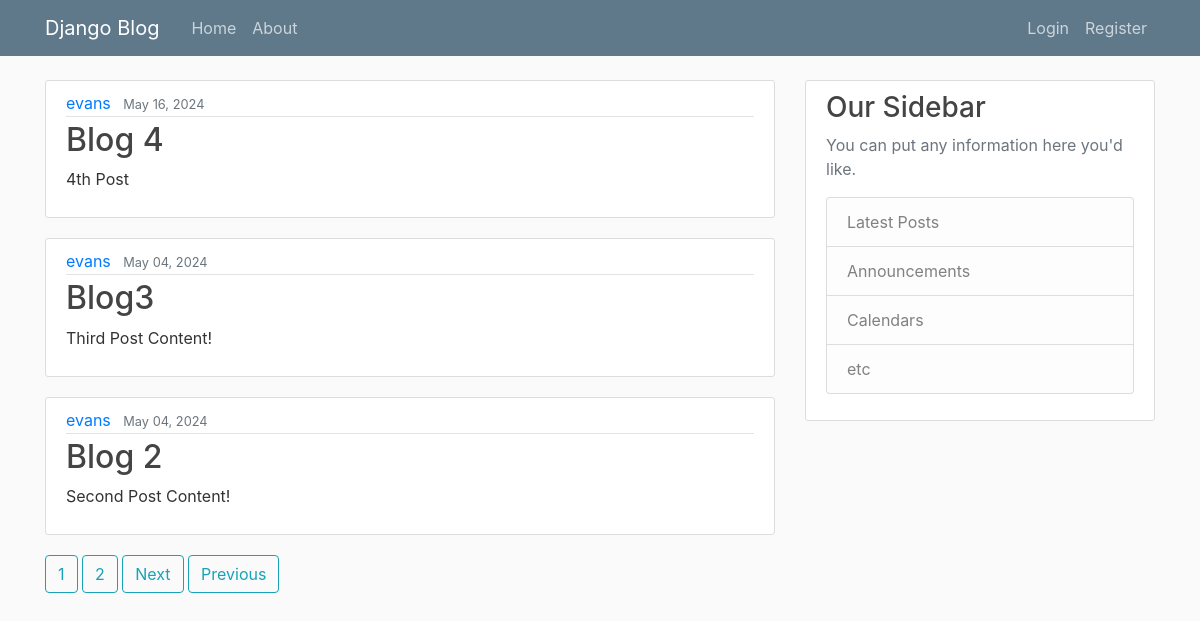
Before: / with the older database file.
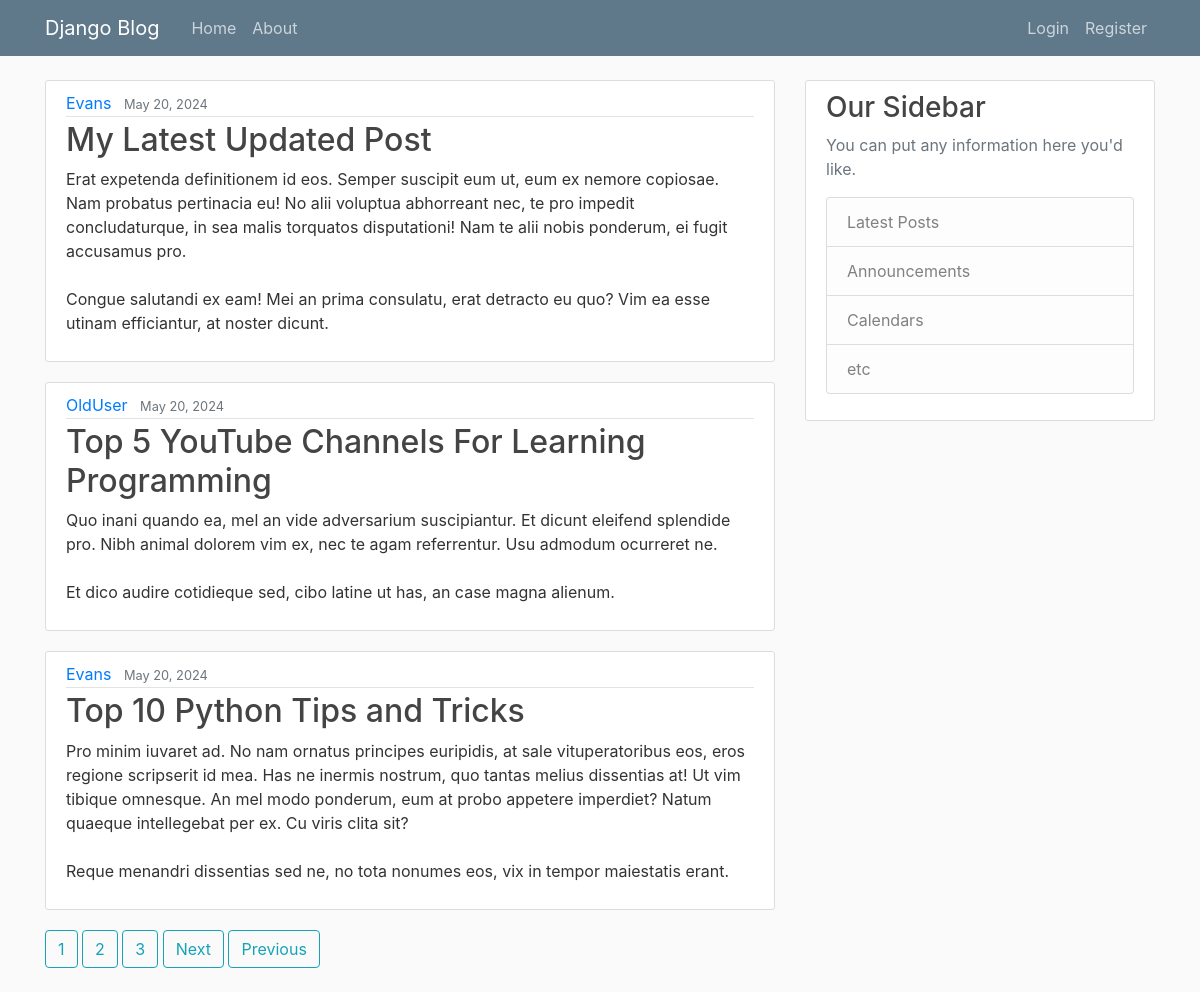
After: the same page with the newer database file.
### blog/models.py (models this page shows, shortened)
class Post(models.Model):
    title = models.CharField(max_length=100)
    content = models.TextField()
    date_posted = models.DateTimeField(default=timezone.now)
    author = models.ForeignKey(User, on_delete=models.CASCADE)

### blog/views.py (the view)
# urls.py: path('', PostListView.as_view(), name='blog-home'),
class PostListView(ListView):
    model=Post
    template_name='blog/home.html'  #<app>/<model>_<viewtype>.html
    context_object_name = 'posts'
    ordering =['-date_posted']
    paginate_by= 3

### blog/templates/blog/home.html (shortened to what this page needs)
{% extends "blog/base.html" %}
{% block content %}
    {% for post in posts %}
        <article class="media content-section">
          <div class="media-body">
            <div class="article-metadata">
              <a class="mr-2" href="#">{{ post.author }}</a>
              <small class="text-muted">{{ post.date_posted|date:"F d, Y" }}</small>
            </div>
            <h2><a class="article-title" href="{%url 'post-detail' post.id%}">{{ post.title }}</a></h2>
            <p class="article-content">{{ post.content }}</p>
          </div>
        </article>
    {% endfor %}
    {%if is_paginated%}
   {%for num in page_obj.paginator.page_range%}
    {%if page_obj.number == num%}
     <a class="btn btn-outline-info mb-4" href="?page={{num}}">{{num}}</a>
     {% elif num > page_obj.number|add:'-3' and num < page_obj.number|add:'3' %}
          <a class="btn btn-outline-info mb-4" href="?page={{ num }}">{{ num }}</a>
    {% endif %}
    {% endfor %}
    {% if page_obj.has_next%}
    <a class="btn btn-outline-info mb-4" href="?page=1{{page_obj.next_page_number}}">Next</a>
    <a class="btn btn-outline-info mb-4" href="?page={{ page_obj.paginator.num_pages }}">Previous</a>
  {% endif %}
  {%endif%}
  {% endblock content %}

### blog/templates/blog/base.html (shortened to what this page needs)
{% load static %}
<!DOCTYPE html>
<html>
<head>
    <link rel="stylesheet" href="https://maxcdn.bootstrapcdn.com/bootstrap/4.0.0/css/bootstrap.min.css">
    <link rel="stylesheet" type="text/css" href="{% static 'blog/main.css' %}">
</head>
<body>
    <header class="site-header">
      <nav class="navbar navbar-expand-md navbar-dark bg-steel fixed-top">
        <div class="container">
          <a class="navbar-brand mr-4" href="{% url 'blog-home' %}">Django Blog</a>
          <div class="collapse navbar-collapse" id="navbarToggle">
            <div class="navbar-nav mr-auto">
              <a class="nav-item nav-link" href="{% url 'blog-home' %}">Home</a>
              <a class="nav-item nav-link" href="{% url 'blog-about' %}">About</a>
            </div>
            <div class="navbar-nav">
              {% if user.is_authenticated%}
              <a class="nav-item nav-link" href="{% url 'post-create'%}">New Post</a>
              <a class="nav-item nav-link" href="{% url 'profile'%}">Profile</a>
              <a class="nav-item nav-link" href="{% url 'logout'%}">Logout</a>
              {%else%}
              <a class="nav-item nav-link" href="{% url 'login'%}">Login</a>
              <a class="nav-item nav-link" href="{%url 'register'%}">Register</a>
              {%endif%}
            </div>
          </div>
        </div>
      </nav>
    </header>
    <main role="main" class="container">
      <div class="row">
        <div class="col-md-8">
          {% block content %}{% endblock %}
        </div>
        <div class="col-md-4">
          <div class="content-section">
            <h3>Our Sidebar</h3>
            <p class='text-muted'>You can put any information here you'd like.
              <ul class="list-group">
                <li class="list-group-item list-group-item-light">Latest Posts</li>
                <li class="list-group-item list-group-item-light">Announcements</li>
                <li class="list-group-item list-group-item-light">Calendars</li>
                <li class="list-group-item list-group-item-light">etc</li>
              </ul>
            </p>
          </div>
        </div>
      </div>
    </main>
</body>
</html>

### blog/static/blog/main.css (style rules this page uses)
body { background: #fafafa; color: #333333; margin-top: 5rem; }
h1, h2, h3, h4, h5, h6 { color: #444444; }
ul { margin: 0; }
.bg-steel { background-color: #5f788a; }
.site-header .navbar-nav .nav-link { color: #cbd5db; }
.content-section { background: #ffffff; padding: 10px 20px; border: 1px solid #dddddd; border-radius: 3px; margin-bottom: 20px; }
.article-title { color: #444444; }
.article-content { white-space: pre-line; }
.article-metadata { padding-bottom: 1px; margin-bottom: 4px; border-bottom: 1px solid #e3e3e3 }

Changed rows visible on the page:
no longer on this page (row unchanged): Post: author "evans", date_posted "May 16, 2024", title "Blog 4", content "4th Post"
no longer on this page (row unchanged): Post: author "evans", date_posted "May 04, 2024", title "Blog3", content "Third Post Content!"
no longer on this page (row unchanged): Post: author "evans", date_posted "May 04, 2024", title "Blog 2", content "Second Post Content!"
added Post: author "Evans", date_posted "May 20, 2024", title "My Latest Updated Post", content "Erat expetenda definitionem id eos. Semper suscipit eum ut, eum ex nemore copiosae. Nam probatus pertinacia eu! No alii voluptua abhorreant nec, te pro impedit concludaturque, in sea malis torquatos disputationi! Nam te alii nobis ponderum, ei fugit accusamus pro. Congue salutandi ex eam! Mei an prima consulatu, erat detracto eu quo? Vim ea esse utinam efficiantur, at noster dicunt."
added Post: author "OldUser", date_posted "May 20, 2024", title "Top 5 YouTube Channels For Learning Programming", content "Quo inani quando ea, mel an vide adversarium suscipiantur. Et dicunt eleifend splendide pro. Nibh animal dolorem vim ex, nec te agam referrentur. Usu admodum ocurreret ne. Et dico audire cotidieque sed, cibo latine ut has, an case magna alienum."
added Post: author "Evans", date_posted "May 20, 2024", title "Top 10 Python Tips and Tricks", content "Pro minim iuvaret ad. No nam ornatus principes euripidis, at sale vituperatoribus eos, eros regione scripserit id mea. Has ne inermis nostrum, quo tantas melius dissentias at! Ut vim tibique omnesque. An mel modo ponderum, eum at probo appetere imperdiet? Natum quaeque intellegebat per ex. Cu viris clita sit? Reque menandri dissentias sed ne, no tota nonumes eos, vix in tempor maiestatis erant."
Other visible differences:
new list line: "3"
